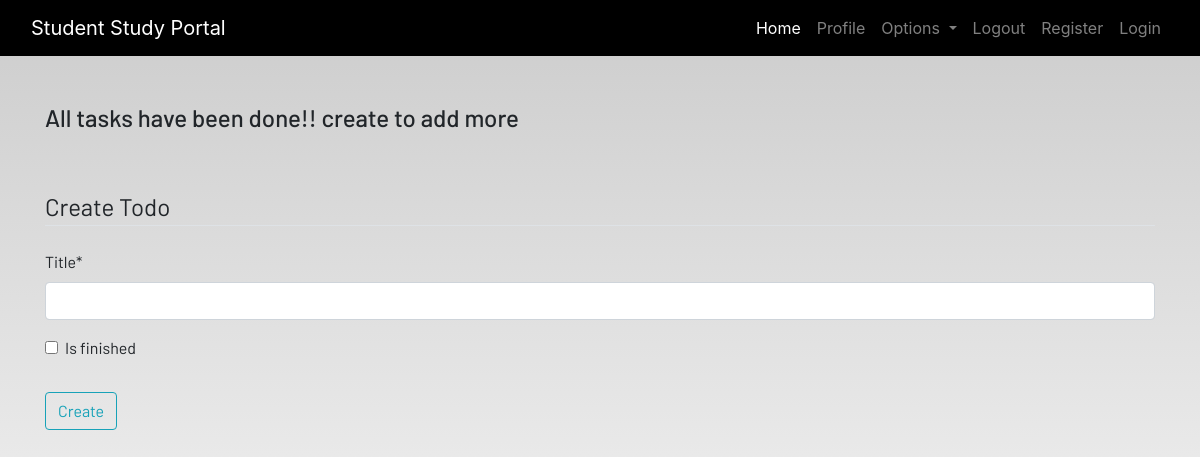
The page /todo/ (signed in) on the database as committed earlier.
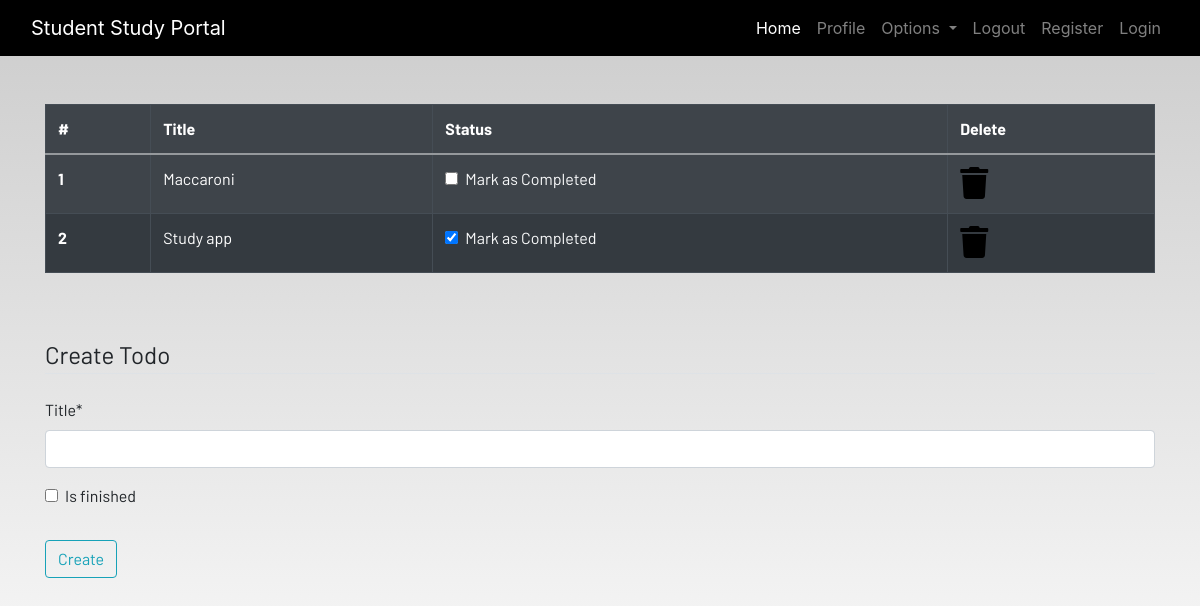
The same page on the database as committed later.
### portal/models.py (models this page shows, shortened)
class Todo(models.Model):
    user = models.ForeignKey(User,on_delete=models.CASCADE)
    title = models.CharField(max_length = 100)
    is_finished = models.BooleanField(default=False)

### portal/views.py (the view)
# urls.py: path('todo/',views.todo,name="todo"),
def todo(request):
    if request.method == 'POST':
        form = TodoForm(request.POST)
        if form.is_valid():
            try:
                finished = request.POST['is_finished']
                if finished == 'on':
                    finished = True
                else:
                    is_finished = False
            except:
                finished =False
            todos = Todo(
                user = request.user,
                title = request.POST['title'],
                is_finished = finished
            )
            todos.save()
            messages.success(request,f'Todo added from {request.user.username}!!')
    else:
        form = TodoForm()
    todo = Todo.objects.filter(user=request.user)
    if len(todo)==0:
        todos_done = True
    else:
        todos_done = False
    context = {
        'todos':todo,
        'form':form,
        'todos_done':todos_done,
    }
    return render(request,'portal/todo.html',context)

### portal/forms.py
class TodoForm(forms.ModelForm):
    class Meta:
        model = Todo
        fields = ['title','is_finished']

### portal/templates/portal/todo.html
{% extends 'portal/base.html' %}
{% load static %}
{% block content %}
{% load crispy_forms_tags%}
<div class="container">
    {% if not todos_done %}
    <table class="table table-striped table-bordered table-hover table-dark">
        <thead>
        <tbody>
            <tr>
                <th scope="col">#</th>
                <th scope="col">Title</th>
                <th scope="col">Status</th>
                <th scope="col">Delete</th>
            </tr>
        </thead>
        <tbody>
            {% for todo in todos %}
            <tr>
                <th scope="row">{{forloop.counter}}</th>
                <td>{{todo.title}}</td>
                <td>
                    <a href="{% url 'update_todo' todo.id%}">
                        <div class="form-check">
                            {% if todo.is_finished == True%}
                            <input class="form-check-input" type="checkbox" value="" checked>
                            {% else %}
                            <input class="form-check-input" type="checkbox" value="">
                            {% endif %}
                            <label class="form-check-label text-light" for="flexCheckDefault">
                                Mark as Completed
                            </label>
                        </div>
                    </a>
                </td>
                <td><a href={% url 'delete_todo' todo.id %}><i class="fa fa-trash fa-2x"></i></a></td>
            </tr>
            {% endfor %}
        </tbody>
    </table>
    {% else %}
    <h4>All tasks have been done!! create to add more</h4>
    {% endif %}
</div><br><br>
<div class="container">
    <form method="POST">{% csrf_token%}
        <fieldset class="form-group">
            <legend class="border-bottom mb-4">Create Todo</legend>
            {{form|crispy}}
        </fieldset>
        <div class="form-group">
            <button href="" class="btn btn-outline-info" type="submit">
                Create
            </button>
        </div>
    </form>
</div>
{% endblock content %}

Rows that differ between the two databases and show on the page:
added Todo: title "Maccaroni"
added Todo: title "Study app"
Other text that changed with them:
text no longer shown: "All tasks have been done!! create to add more"
text now shown: "# Title Status Delete"
